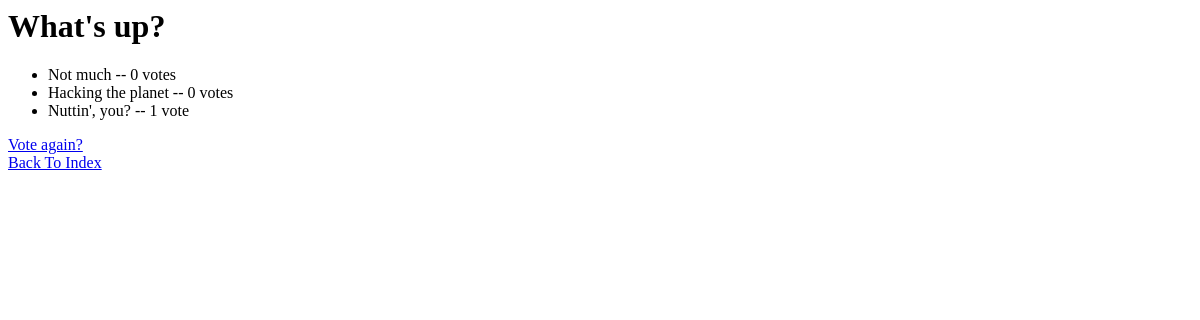
Before: /polls/1/results/ with the older database file.
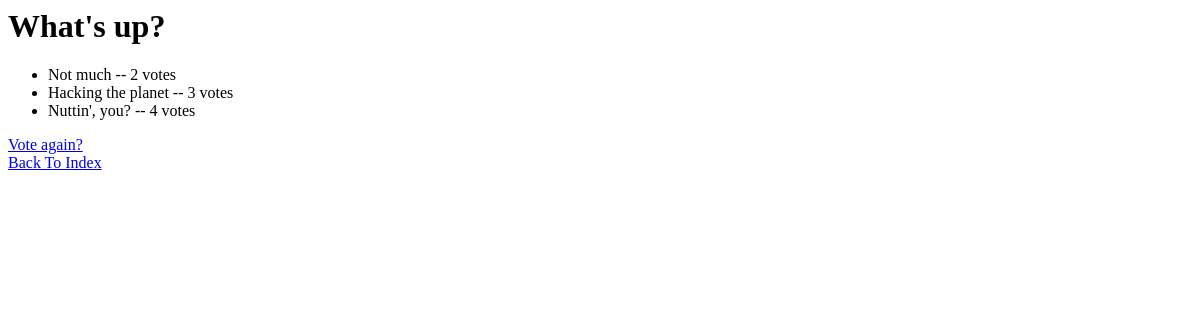
After: the same page with the newer database file.
### polls/models.py (models this page shows, shortened)
class Choice(models.Model):
	question = models.ForeignKey(Question, on_delete=models.CASCADE)
	choice_text = models.CharField(max_length=200)
	votes = models.IntegerField(default=0)

### polls/views.py (the view)
# urls.py: path('<int:pk>/results/', views.ResultsView.as_view(), name='results'),
class ResultsView(generic.DetailView):
	model = Question
	template_name = 'polls/results.html'
	def get_queryset(self):
		return Question.objects.filter(pub_date__lte=timezone.now())

### polls/templates/polls/results.html
<h1>{{ question.question_text }}</h1>
<ul>
{% for choice in question.choice_set.all %}
	<li>{{ choice.choice_text }} -- {{ choice.votes }} vote{{ choice.votes|pluralize}}</li>
{% endfor %}
</ul>
<a href="{% url 'polls:detail' question.id %}">Vote again?</a><br />
<a href="{% url 'polls:index' %}">Back To Index</a>

Changed rows visible on the page:
changed Choice "Not much": votes "0" → "2"
changed Choice "Hacking the planet": votes "0" → "3"
changed Choice "Nuttin', you?": votes "1" → "4"
